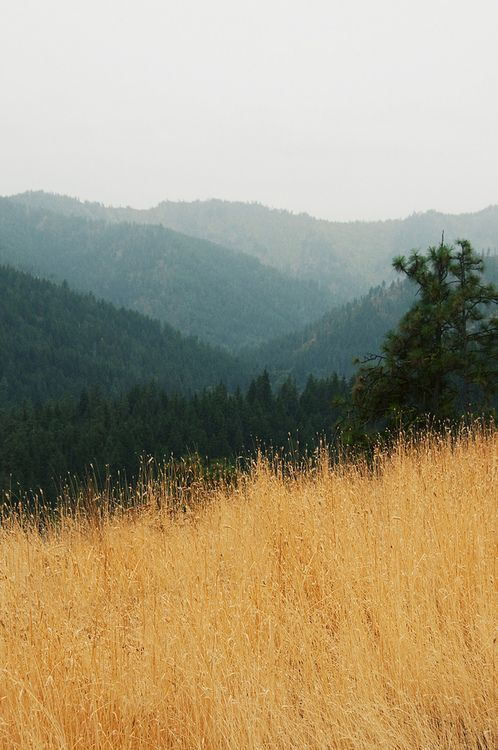
#> input picture Python/opencv/data/img1.jpg, 498 x 750 px
$ python opencv1.py
#> lines starting #> are read from the running program, lines starting #| are printed output that depends on the picture
# resources :
#   https://www.turanerdemsimsek.com/2017/08/opencv-python-dersleri.html
#   https://www.kitapyurdu.com/kitap/opencv-goruntu-isleme-ve-yapay-ogrenme/376463.html

import numpy as np
import cv2
import matplotlib.pyplot as plt

img1 = cv2.imread("data/img1.jpg")
#> img1 is the input picture: shape (750, 498, 3); mean B, G, R 123.9, 152.3, 165
cv2.imshow("Pencere Adı",img1)
cv2.waitKey(0)

img2 = cv2.imread("data/img1.jpg",cv2.IMREAD_GRAYSCALE)
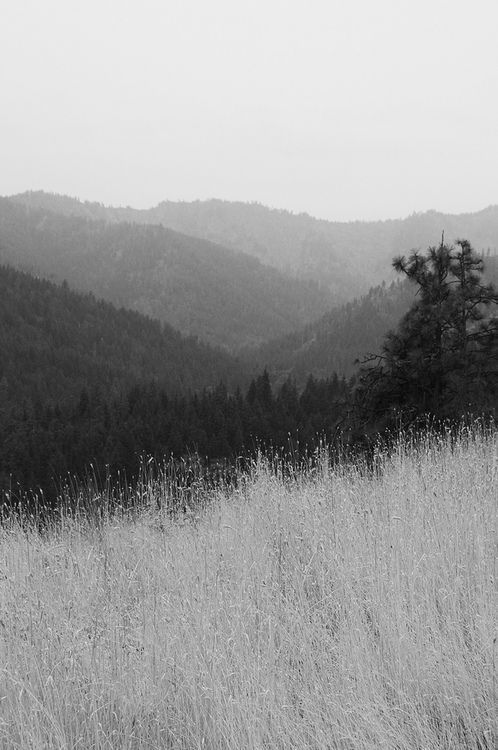
#> img2: shape (750, 498); min 0, max 237, mean 152.9
cv2.imshow("Pencere Adı",img2)
cv2.waitKey(0)

img3 = cv2.imread("data/img1.jpg",)
cv2.imshow("Pencere Adı",img3)
cv2.waitKey(0)

img4 = cv2.imread('data/img1.jpg')
plt.imshow(img4, cmap = 'gray', interpolation = 'bicubic')
plt.show()
